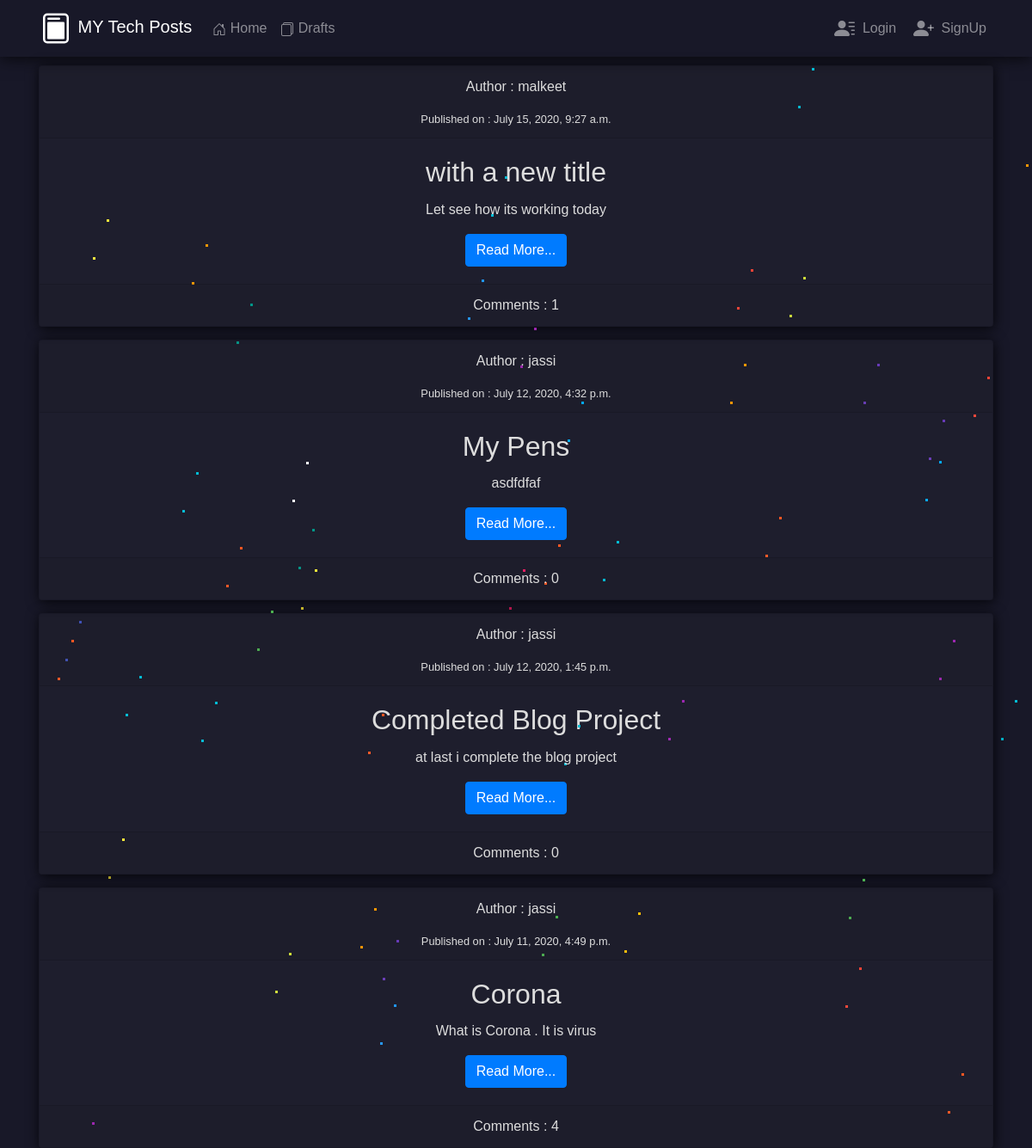
/blog/post_list/, run on an earlier commit of the app's database.
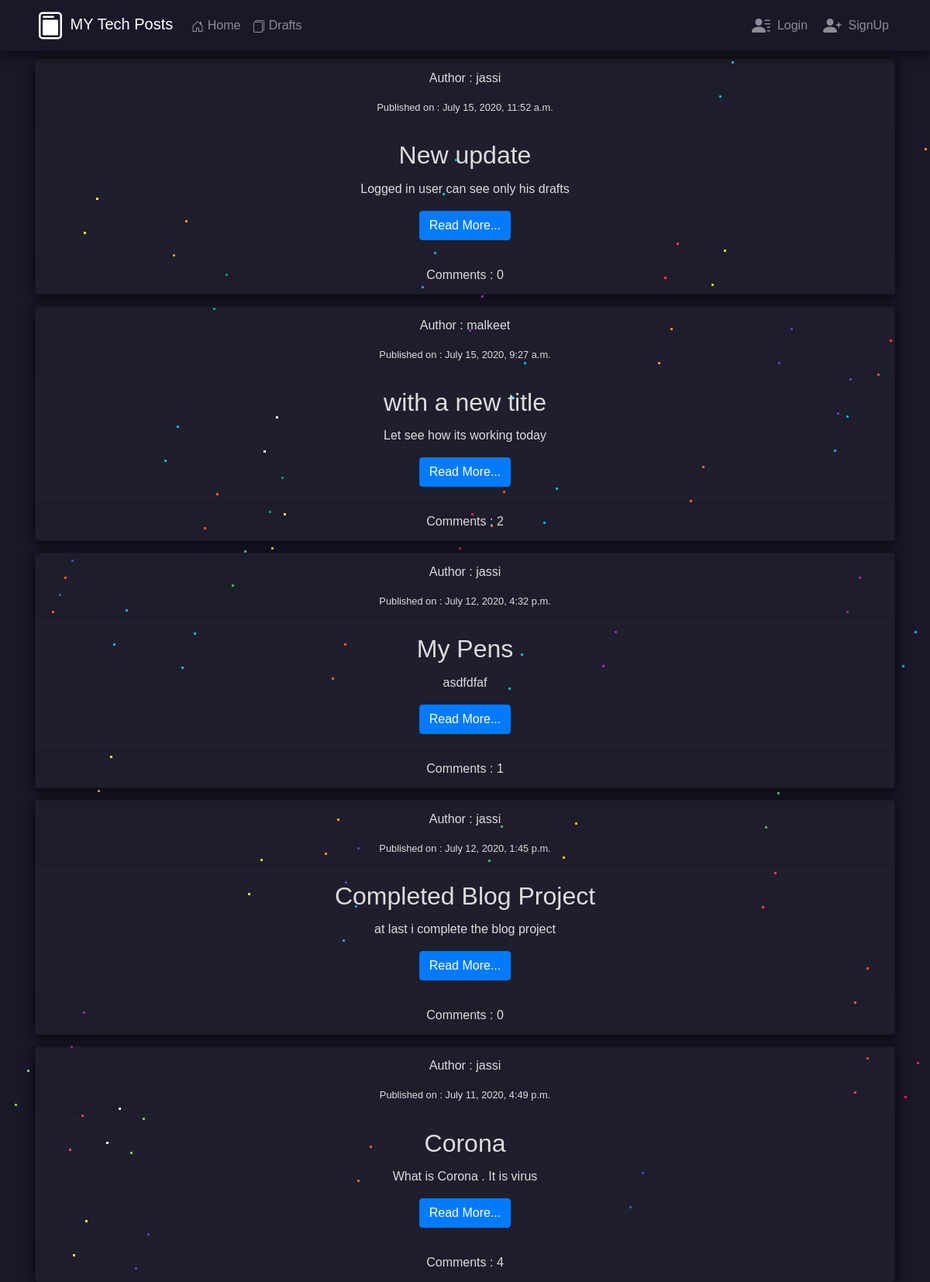
And on a later commit of the database.
### blog/models.py (models this page shows, shortened)
class Post(models.Model):
    author = models.ForeignKey('auth.user',on_delete=models.CASCADE)
    title = models.CharField(max_length=256)
    text = models.TextField()
    date_created = models.DateTimeField(auto_now_add=True)
    date_posted = models.DateTimeField(blank=True,null=True)
    def approved_comments(self):
        return self.comments.filter(approved_comment=True)

### blog/views.py (the view)
# urls.py: path('post_list/',views.PostListView.as_view(),name = 'postlist'),
class PostListView(ListView):
    model = Post
    def get_queryset(self):
        return Post.objects.filter(date_posted__lte = timezone.now()).order_by('-date_posted')

### blog/templates/blog/post_list.html (shortened to what this page needs)
{% extends 'blog/base.html' %}
{% block body_block %}
{% for post in post_list %}
    <div>
        <div class="post card mycard text-center">
        <div class="card-header">
        <p>Author : {{post.author}}</p>
        <small>Published on : {{post.date_posted}}</small></footer>
        </div>
        <div class="card-body">
            <h2 class="card-title">{{post.title}}</h2>
            <p class="card-text">{{post.text}}</p>
            <a href="{% url 'blog:postdetail' pk=post.pk %}" class="btn btn-primary">Read More...</a>
        </div>
        <div class="card-footer">Comments : {{post.approved_comments.count}}</div>
    </div>
{% endfor %}
{% endblock body_block %}

What changed in the data, as far as the page shows it:
added Post: author "jassi", date_posted "July 15, 2020, 11:52 a.m.", title "New update", text "Logged in user can see only his drafts", approved_comments.count "0"
computed for Post "with a new title": approved_comments.count "1" → "2"
computed for Post "My Pens": approved_comments.count "0" → "1"
